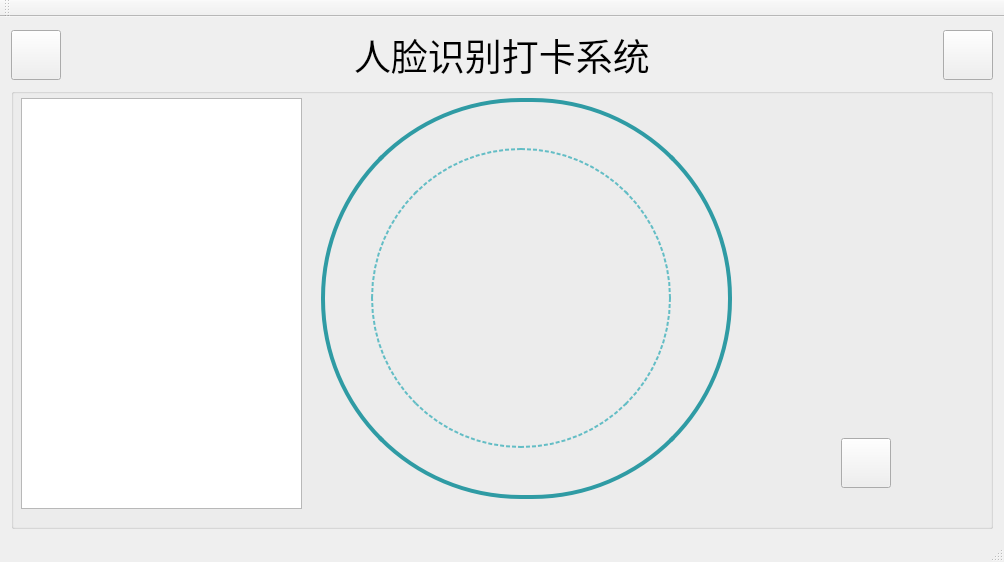
<?xml version="1.0" encoding="UTF-8"?>
<ui version="4.0">
 <class>FaceAttendance</class>
 <widget class="QMainWindow" name="FaceAttendance">
  <property name="geometry">
   <rect>
    <x>0</x>
    <y>0</y>
    <width>1004</width>
    <height>562</height>
   </rect>
  </property>
  <property name="maximumSize">
   <size>
    <width>1200</width>
    <height>562</height>
   </size>
  </property>
  <property name="windowTitle">
   <string>人脸识别打卡系统</string>
  </property>
  <property name="styleSheet">
   <string notr="true">background-image: url(:/images/bg.jpg);
background-repeat: no-repeat;
background-position: center;</string>
  </property>
  <widget class="QWidget" name="centralWidget">
   <layout class="QVBoxLayout" name="verticalLayout_2">
    <item>
     <layout class="QHBoxLayout" name="horizontalLayout_8">
      <item>
       <widget class="QPushButton" name="pushButton_break">
        <property name="sizePolicy">
         <sizepolicy hsizetype="Expanding" vsizetype="Expanding">
          <horstretch>0</horstretch>
          <verstretch>0</verstretch>
         </sizepolicy>
        </property>
        <property name="minimumSize">
         <size>
          <width>50</width>
          <height>50</height>
         </size>
        </property>
        <property name="maximumSize">
         <size>
          <width>50</width>
          <height>50</height>
         </size>
        </property>
        <property name="styleSheet">
         <string notr="true">border-image: url(:/images/exitsys.png);
</string>
        </property>
        <property name="text">
         <string/>
        </property>
       </widget>
      </item>
      <item>
       <spacer name="horizontalSpacer_4">
        <property name="orientation">
         <enum>Qt::Horizontal</enum>
        </property>
        <property name="sizeHint" stdset="0">
         <size>
          <width>40</width>
          <height>20</height>
         </size>
        </property>
       </spacer>
      </item>
      <item>
       <widget class="QLabel" name="label_10">
        <property name="font">
         <font>
          <pointsize>28</pointsize>
         </font>
        </property>
        <property name="styleSheet">
         <string notr="true">/*color: rgb(255, 255, 255);*/</string>
        </property>
        <property name="text">
         <string>人脸识别打卡系统</string>
        </property>
       </widget>
      </item>
      <item>
       <spacer name="horizontalSpacer_5">
        <property name="orientation">
         <enum>Qt::Horizontal</enum>
        </property>
        <property name="sizeHint" stdset="0">
         <size>
          <width>40</width>
          <height>20</height>
         </size>
        </property>
       </spacer>
      </item>
      <item>
       <widget class="QPushButton" name="pushButton_admi">
        <property name="sizePolicy">
         <sizepolicy hsizetype="Expanding" vsizetype="Expanding">
          <horstretch>0</horstretch>
          <verstretch>0</verstretch>
         </sizepolicy>
        </property>
        <property name="minimumSize">
         <size>
          <width>50</width>
          <height>50</height>
         </size>
        </property>
        <property name="maximumSize">
         <size>
          <width>50</width>
          <height>50</height>
         </size>
        </property>
        <property name="styleSheet">
         <string notr="true">
border-image: url(:/images/admi1.png);
</string>
        </property>
        <property name="text">
         <string/>
        </property>
       </widget>
      </item>
     </layout>
    </item>
    <item>
     <layout class="QHBoxLayout" name="horizontalLayout_7">
      <item>
       <widget class="QGroupBox" name="groupBox_2">
        <property name="minimumSize">
         <size>
          <width>618</width>
          <height>427</height>
         </size>
        </property>
        <property name="styleSheet">
         <string notr="true">/*color: rgb(255, 255, 255);*/</string>
        </property>
        <property name="title">
         <string/>
        </property>
        <widget class="QLabel" name="label_6">
         <property name="geometry">
          <rect>
           <x>310</x>
           <y>10</y>
           <width>411</width>
           <height>401</height>
          </rect>
         </property>
         <property name="styleSheet">
          <string notr="true">QLabel{
border:4px solid#2f9ba4;
border-radius:200px;
}</string>
         </property>
         <property name="text">
          <string/>
         </property>
        </widget>
        <widget class="QLabel" name="label_face">
         <property name="geometry">
          <rect>
           <x>360</x>
           <y>60</y>
           <width>300</width>
           <height>300</height>
          </rect>
         </property>
         <property name="styleSheet">
          <string notr="true">QLabel{
border:2px dotted#63bdc5;
border-radius:150px;
}</string>
         </property>
         <property name="text">
          <string/>
         </property>
        </widget>
        <widget class="QTextBrowser" name="textBrowserLog">
         <property name="geometry">
          <rect>
           <x>10</x>
           <y>10</y>
           <width>281</width>
           <height>411</height>
          </rect>
         </property>
         <property name="styleSheet">
          <string notr="true">/*background-color:transparent;
color: rgb(255, 255, 255);*/</string>
         </property>
        </widget>
        <widget class="QPushButton" name="pushButton_cam">
         <property name="geometry">
          <rect>
           <x>830</x>
           <y>350</y>
           <width>50</width>
           <height>50</height>
          </rect>
         </property>
         <property name="sizePolicy">
          <sizepolicy hsizetype="Expanding" vsizetype="Expanding">
           <horstretch>0</horstretch>
           <verstretch>0</verstretch>
          </sizepolicy>
         </property>
         <property name="minimumSize">
          <size>
           <width>50</width>
           <height>50</height>
          </size>
         </property>
         <property name="maximumSize">
          <size>
           <width>50</width>
           <height>50</height>
          </size>
         </property>
         <property name="styleSheet">
          <string notr="true">
border-image: url(:/images/cam-off.png);
</string>
         </property>
         <property name="text">
          <string/>
         </property>
        </widget>
       </widget>
      </item>
     </layout>
    </item>
   </layout>
  </widget>
  <widget class="QToolBar" name="mainToolBar">
   <attribute name="toolBarArea">
    <enum>TopToolBarArea</enum>
   </attribute>
   <attribute name="toolBarBreak">
    <bool>false</bool>
   </attribute>
  </widget>
  <widget class="QStatusBar" name="statusBar"/>
 </widget>
 <layoutdefault spacing="6" margin="11"/>
 <resources/>
 <connections/>
</ui>
